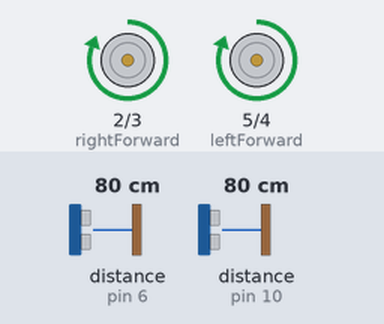
Bench run of a sketch on a simulated Arduino Uno, built with avr-gcc and run on an emulated ATmega328P. On the bench: motor-driver pin pairs drawn as motors (green arrow = first pin HIGH = forward, orange = second pin HIGH = backward, longer = more drive). Wiring (inferred from the names in the program): 2 × ultrasonic range finder: trigger pin 9, echo pin 10 / trigger pin 11, echo pin 6. The inputs (shaded band) are chosen by the test bench; at power-on: distance to the obstacle (sensors on pin 10, pin 6) 80 cm. The echo pulse lasts 58.3 µs per cm.

Above: at 1.2 s.
1.3 s: distance to the obstacle (sensor on pin 10) set to 40 cm
2.8 s: distance to the obstacle (sensor on pin 10) set to 33 cm
At 3.9 s:
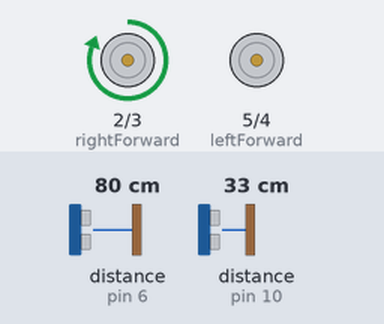
5.8 s: distance to the obstacle (sensor on pin 6) set to 40 cm
7.3 s: distance to the obstacle (sensor on pin 6) set to 34 cm
At 7.47 s:
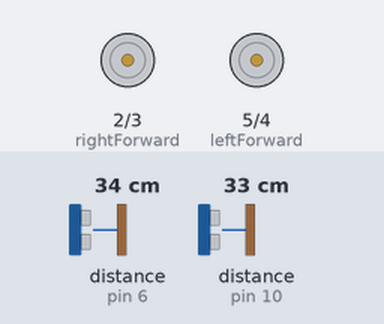
At 8.5 s:
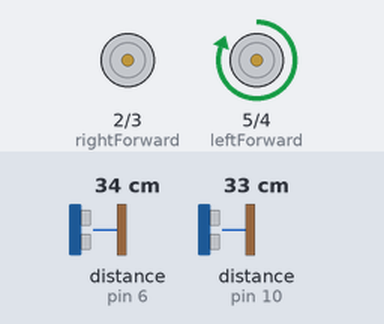
10.3 s: distance to the obstacle (sensor on pin 10) set to 18 cm
11.8 s: distance to the obstacle (sensor on pin 10) set to 15 cm
At 12.6 s:
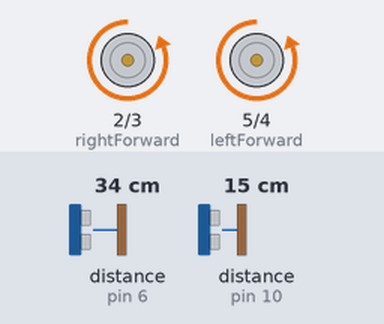
Timing chart, 0 to 14.3 s (numbered marks = the images above; inputs shaded):
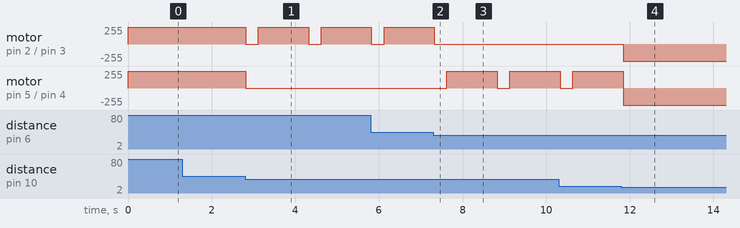

The sketch:

obstacle_avoiding_car.ino
```cpp
const int leftForward = 5;
const int leftBackward = 4;
const int rightForward = 2;
const int rightBackward = 3;

const int echoPinForwardSensor = 10;
const int trigPinForwardSensor = 9;
const int echoPinLeftSensor = 6;
const int trigPinLeftSensor = 11;

int fastSpeed = 205, balanceValue = 50;
int distanceForwardSensor, distanceLeftSensor, durationLeftSensor, durationForwardSensor, distanceWhenStops = 35, distanceToGoBackwards = 15;

bool stopped = false;

uint32_t durationToTurn = 1200;

void setup ()
{
  pinMode(leftForward, OUTPUT);
  pinMode(leftBackward, OUTPUT);
  pinMode(rightForward, OUTPUT);
  pinMode(rightBackward, OUTPUT);

  pinMode(trigPinForwardSensor, OUTPUT);
  pinMode(echoPinForwardSensor, INPUT);
  pinMode(trigPinLeftSensor, OUTPUT);
  pinMode(echoPinLeftSensor, INPUT);

  Serial.begin(9600);
}

void loop ()
{
  //Calculates the distance given by the front sensonr
  digitalWrite(trigPinForwardSensor, LOW);
  delayMicroseconds(2);

  digitalWrite(trigPinForwardSensor, HIGH);
  delayMicroseconds(10);
  digitalWrite(trigPinForwardSensor, LOW);

  durationForwardSensor = pulseIn(echoPinForwardSensor, HIGH);
  distanceForwardSensor = durationForwardSensor * 0.034 / 2;

  //Calculates the distance given by the left side sensor
  digitalWrite(trigPinLeftSensor, LOW);
  delayMicroseconds(2);

  digitalWrite(trigPinLeftSensor, HIGH);
  delayMicroseconds(10);
  digitalWrite(trigPinLeftSensor, LOW);

  durationLeftSensor = pulseIn(echoPinLeftSensor, HIGH);
  distanceLeftSensor = durationLeftSensor * 0.034 / 2;

  if (distanceForwardSensor <= distanceToGoBackwards && distanceForwardSensor > 0)
  {
    goBackwards();
  }
  else if (distanceForwardSensor > distanceWhenStops)
  {
    goForward();
  }
  else if (distanceForwardSensor <= distanceWhenStops && stopped == false)
  {
    stopCar();
    delay(300);
    stopped = true;
  }
  if (stopped ==  true)
  {
    if (distanceLeftSensor <= distanceWhenStops && distanceLeftSensor > 0)
    {
      //the following for moves the car for the amount of miliseconds given by the 'durationToTurn' variable
      for (uint32_t timeStart = millis(); (millis() - timeStart) < durationToTurn; )
      {
        turnRight();
      }
    }
    else
    {
      for (uint32_t timeStart = millis(); (millis() - timeStart) < durationToTurn; )
      {
        turnLeft();
      }
    }

    stopped = false;
  }
}

void goForward ()
{
  analogWrite(leftForward, fastSpeed +  balanceValue);
  digitalWrite(leftBackward, LOW);
  analogWrite(rightForward, fastSpeed);
  digitalWrite(rightBackward, LOW);
}

void stopCar ()
{
  digitalWrite(leftForward, LOW);
  digitalWrite(leftBackward, LOW);
  digitalWrite(rightForward, LOW);
  digitalWrite(rightBackward, LOW);
}

void turnLeft ()
{
  digitalWrite(leftForward, LOW);
  digitalWrite(leftBackward, LOW);
  digitalWrite(rightForward, HIGH);
  digitalWrite(rightBackward, LOW);
}
void turnRight ()
{
  digitalWrite(leftForward, HIGH);
  digitalWrite(leftBackward, LOW);
  digitalWrite(rightForward, LOW);
  digitalWrite(rightBackward, LOW);
}

void goBackwards ()
{
  digitalWrite(leftForward, LOW);
  digitalWrite(leftBackward, HIGH);
  digitalWrite(rightForward, LOW);
  digitalWrite(rightBackward, HIGH);
}
```

Measured:
- the behaviour switches between 37 and 36 cm on distance to the obstacle (sensor on pin 10) (found by bisection; images 0 and 1)
- the behaviour switches between 37 and 36 cm on distance to the obstacle (sensor on pin 6) (found by bisection; images 1 and 2)
- the behaviour switches between 17 and 16 cm on distance to the obstacle (sensor on pin 10) (found by bisection; images 3 and 4)
- after the input at 1.3 s, every drawn part: stays the same
- after the input at 2.8 s, motor on pin 2 (rightForward) / pin 3 (rightBackward): alternates forward 255/255 for 1.2 s and stopped for 0.30 s, starting at once; motor on pin 5 (leftForward) / pin 4 (leftBackward): forward 255/255 → stopped at once
- after the input at 7.3 s, motor on pin 2 (rightForward) / pin 3 (rightBackward): goes on until 7.3 s, then stays stopped; motor on pin 5 (leftForward) / pin 4 (leftBackward): stopped → forward 255/255 after 0.33 s, → stopped 1.2 s later, → forward 255/255 0.30 s later
- after the input at 11.8 s, motor on pin 2 (rightForward) / pin 3 (rightBackward): stopped → backward 255/255 at once
